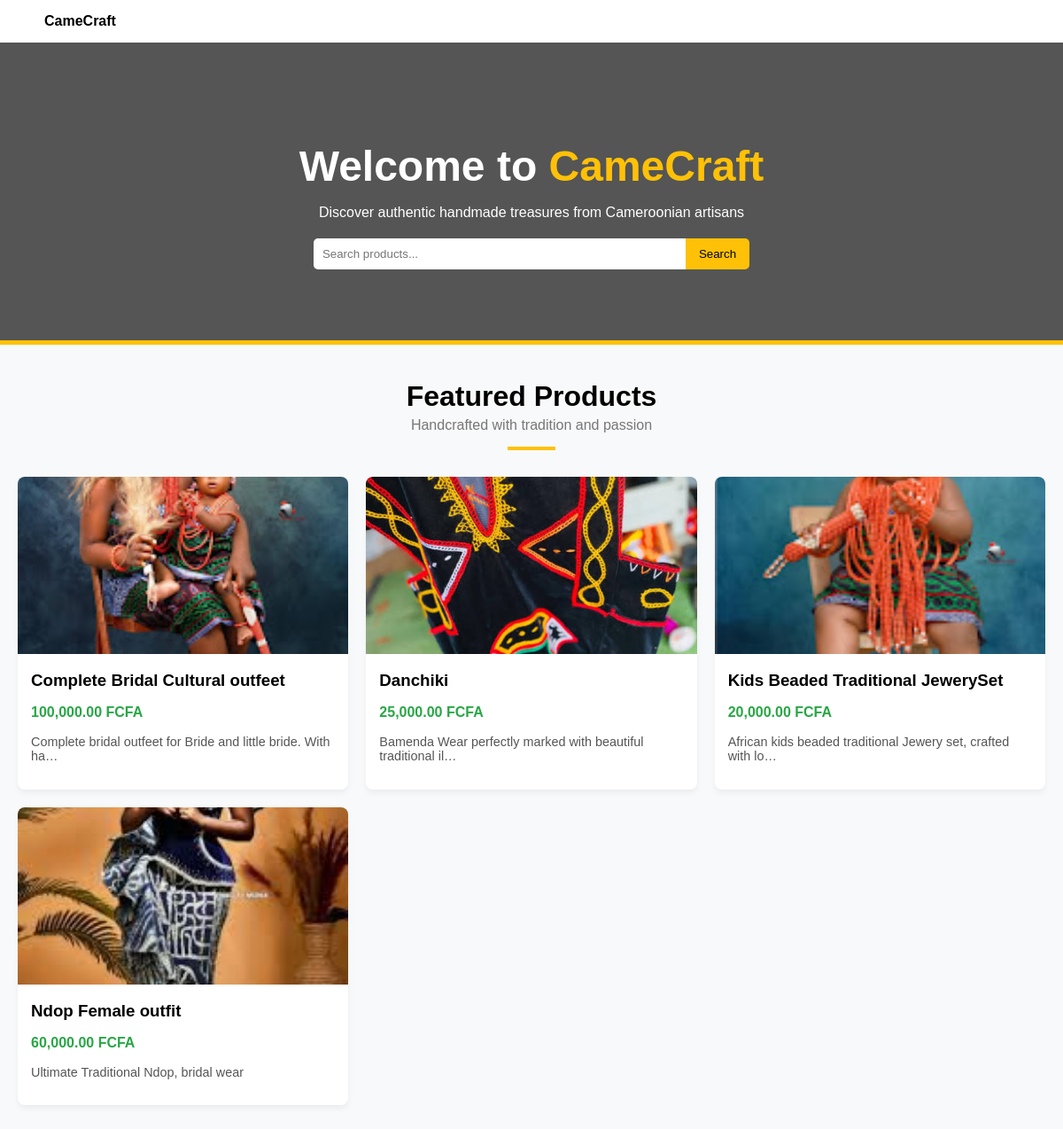
Before: / with the older database file.
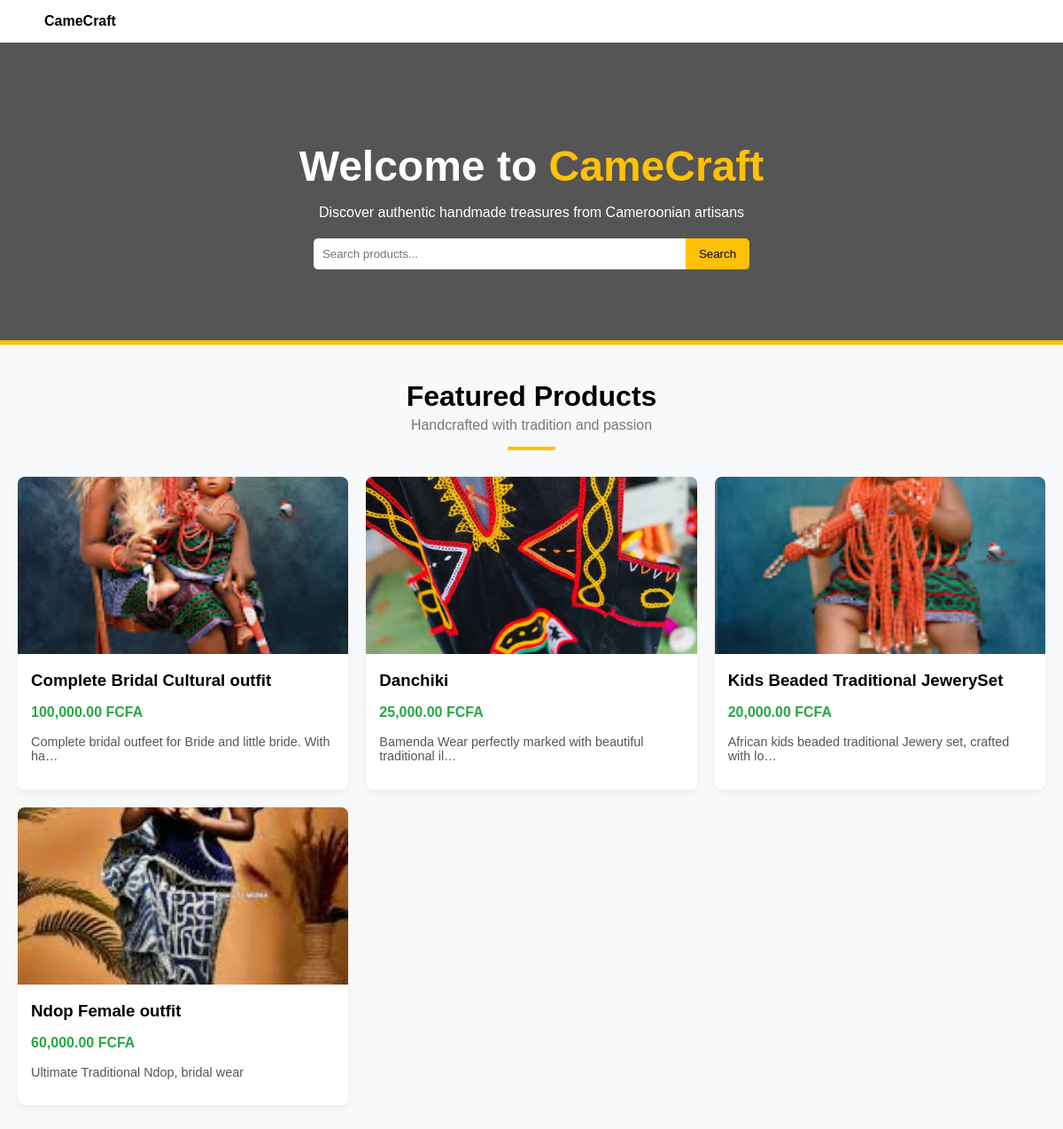
After: the same page with the newer database file.
### marketplace/models.py (models this page shows, shortened)
class Product(models.Model):
    artisan = models.ForeignKey(User, on_delete=models.CASCADE, related_name='products')
    title = models.CharField(max_length=200)
    description = models.TextField()
    price = models.DecimalField(max_digits=10, decimal_places=2, help_text="Price in FCFA")
    image = models.ImageField(upload_to='product_images')
    created_at = models.DateTimeField(auto_now_add=True)
    updated_at = models.DateTimeField(auto_now=True)

### marketplace/views.py (the view)
# urls.py: 2. Add a URL to urlpatterns:  path('', views.home, name='home')
def home(request):
    products = Product.objects.all().order_by('-created_at')
    context = {
        'products': products
    }
    return render(request, 'marketplace/home.html', context)

### marketplace/templates/marketplace/home.html
{% extends 'base.html' %}
{% load humanize %}
{% block content %}
    <div class="hero">
        <h1>Welcome to <span>CameCraft</span></h1>
        <p>Discover authentic handmade treasures from Cameroonian artisans</p>
        <div class="search-box">
            <input type="text" placeholder="Search products...">
            <button class="btn-yellow">Search</button>
        </div>
    </div>
    <div class="container">
        <div class="section-title">
            <h2>Featured Products</h2>
            <p>Handcrafted with tradition and passion</p>
            <hr style="width: 50px; border: 2px solid #ffc107; margin: 15px auto;">
        </div>
        <div class="product-grid">
            {% for product in products %}
                <div class="product-card">
                    {% if product.image %}
                        <img src="{{ product.image.url }}" alt="{{ product.title }}">
                    {% else %}
                        <img src="https://via.placeholder.com/300x200?text=No+Image" alt="Placeholder">
                    {% endif %}
                    <div class="product-info">
                        <h3>{{ product.title }}</h3>
                        <p class="price">{{ product.price|intcomma }} FCFA</p>
                        <p style="font-size: 0.9rem; color: #555;">{{ product.description|truncatechars:60 }}</p>
                    </div>
                </div>
            {% empty %}
                <p style="text-align: center; width: 100%;">No products found yet. Add some in the admin panel!</p>
            {% endfor %}
        </div>
    </div>
{% endblock %}

Changed rows visible on the page:
changed Product "Complete bridal outfeet for Bride and little bride. With ha…": title "Complete Bridal Cultural outfeet" → "Complete Bridal Cultural outfit"
